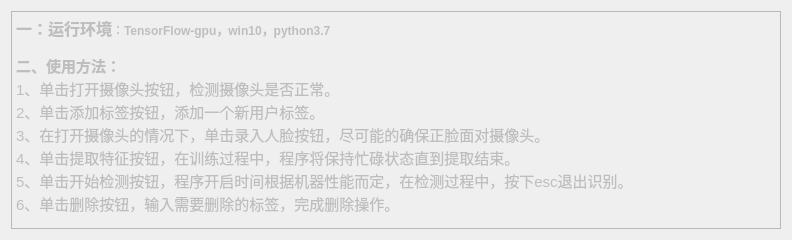
<?xml version="1.0" encoding="UTF-8"?>
<ui version="4.0">
 <class>help</class>
 <widget class="QWidget" name="help">
  <property name="geometry">
   <rect>
    <x>0</x>
    <y>0</y>
    <width>792</width>
    <height>240</height>
   </rect>
  </property>
  <property name="windowTitle">
   <string>帮助</string>
  </property>
  <layout class="QHBoxLayout" name="horizontalLayout">
   <item>
    <widget class="QTextEdit" name="textEdit">
     <property name="enabled">
      <bool>false</bool>
     </property>
     <property name="html">
      <string>&lt;!DOCTYPE HTML PUBLIC &quot;-//W3C//DTD HTML 4.0//EN&quot; &quot;http://www.w3.org/TR/REC-html40/strict.dtd&quot;&gt;
&lt;html&gt;&lt;head&gt;&lt;meta name=&quot;qrichtext&quot; content=&quot;1&quot; /&gt;&lt;style type=&quot;text/css&quot;&gt;
p, li { white-space: pre-wrap; }
&lt;/style&gt;&lt;/head&gt;&lt;body style=&quot; font-family:'SimSun'; font-size:9pt; font-weight:400; font-style:normal;&quot;&gt;
&lt;p style=&quot; margin-top:0px; margin-bottom:0px; margin-left:0px; margin-right:0px; -qt-block-indent:0; text-indent:0px;&quot;&gt;&lt;span style=&quot; font-size:12pt; font-weight:600;&quot;&gt;一：运行环境&lt;/span&gt;：&lt;span style=&quot; font-weight:600;&quot;&gt;TensorFlow-gpu，win10，python3.7&lt;/span&gt;&lt;/p&gt;
&lt;p style=&quot;-qt-paragraph-type:empty; margin-top:0px; margin-bottom:0px; margin-left:0px; margin-right:0px; -qt-block-indent:0; text-indent:0px; font-weight:600;&quot;&gt;&lt;br /&gt;&lt;/p&gt;
&lt;p style=&quot; margin-top:0px; margin-bottom:0px; margin-left:0px; margin-right:0px; -qt-block-indent:0; text-indent:0px;&quot;&gt;&lt;span style=&quot; font-size:11pt; font-weight:600;&quot;&gt;二、使用方法：&lt;/span&gt;&lt;/p&gt;
&lt;p style=&quot; margin-top:0px; margin-bottom:0px; margin-left:0px; margin-right:0px; -qt-block-indent:0; text-indent:0px;&quot;&gt;&lt;span style=&quot; font-size:11pt;&quot;&gt;1、单击打开摄像头按钮，检测摄像头是否正常。&lt;/span&gt;&lt;/p&gt;
&lt;p style=&quot; margin-top:0px; margin-bottom:0px; margin-left:0px; margin-right:0px; -qt-block-indent:0; text-indent:0px;&quot;&gt;&lt;span style=&quot; font-size:11pt;&quot;&gt;2、单击添加标签按钮，添加一个新用户标签。&lt;/span&gt;&lt;/p&gt;
&lt;p style=&quot; margin-top:0px; margin-bottom:0px; margin-left:0px; margin-right:0px; -qt-block-indent:0; text-indent:0px;&quot;&gt;&lt;span style=&quot; font-size:11pt;&quot;&gt;3、在打开摄像头的情况下，单击录入人脸按钮，尽可能的确保正脸面对摄像头。&lt;/span&gt;&lt;/p&gt;
&lt;p style=&quot; margin-top:0px; margin-bottom:0px; margin-left:0px; margin-right:0px; -qt-block-indent:0; text-indent:0px;&quot;&gt;&lt;span style=&quot; font-size:11pt;&quot;&gt;4、单击提取特征按钮，在训练过程中，程序将保持忙碌状态直到提取结束。&lt;/span&gt;&lt;/p&gt;
&lt;p style=&quot; margin-top:0px; margin-bottom:0px; margin-left:0px; margin-right:0px; -qt-block-indent:0; text-indent:0px;&quot;&gt;&lt;span style=&quot; font-size:11pt;&quot;&gt;5、单击开始检测按钮，程序开启时间根据机器性能而定，在检测过程中，按下esc退出识别。&lt;/span&gt;&lt;/p&gt;
&lt;p style=&quot; margin-top:0px; margin-bottom:0px; margin-left:0px; margin-right:0px; -qt-block-indent:0; text-indent:0px;&quot;&gt;&lt;span style=&quot; font-size:11pt;&quot;&gt;6、单击删除按钮，输入需要删除的标签，完成删除操作。&lt;/span&gt;&lt;/p&gt;&lt;/body&gt;&lt;/html&gt;</string>
     </property>
    </widget>
   </item>
  </layout>
 </widget>
 <resources/>
 <connections/>
</ui>
